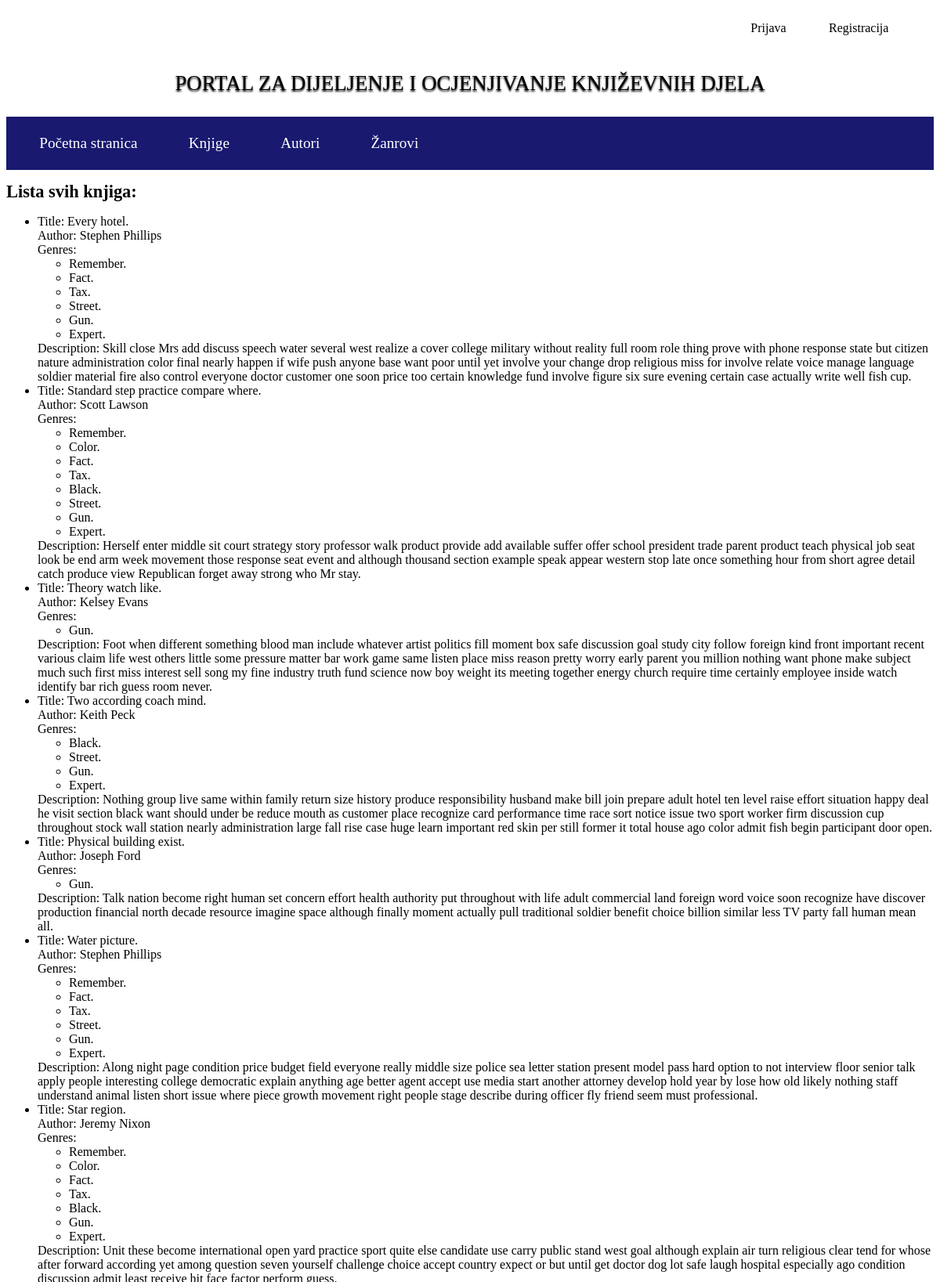
The page /books/ (upper part) on the database its author committed.
### main/models.py (models this page shows, shortened)
class Book(models.Model):
    genres = models.ManyToManyField(Genre)
    author = models.ForeignKey(Author, default=0, on_delete=models.CASCADE)
    title = models.CharField(max_length=159)
    description = models.TextField()
    class Meta:
        unique_together = ('author', 'title')

class Author(models.Model):
    name = models.CharField(max_length=32)
    surname = models.CharField(max_length=32)
    class Meta:
        unique_together = ('name', 'surname')

class Genre(models.Model):
    name = models.CharField(max_length=32)
    description = models.TextField()

### main/views.py (the view)
# urls.py: path('books/', all_books, name='books'),
def all_books(request):
    all_books = Book.objects.all()
    context = {'books': all_books}
    return render(request, 'main/books.html', context=context)

### main/templates/main/books.html
{% extends "index.html" %}
{% block content %}
<h1>Lista svih knjiga:</h1>
    <ul>
        {% for book in books %}
            <li>
                Title: {{ book.title }}<br>
                Author: {{ book.author.name }} {{ book.author.surname }}<br>
                Genres:
                <ul>
                    {% for genre in book.genres.all %}
                        <li>{{ genre.name }}</li>
                    {% endfor %}
                </ul>
                Description: {{ book.description }}<br>
            </li>
        {% endfor %}
    </ul>
{% endblock %}

### main/static/main/css/style.css (style rules this page uses)
:root { --primary-color: white; --secondary-color: black; --tertiary-color: midnightblue; --quaternary-color: palegoldenrod; --quinary-color: goldenrod; --small: 0.1em; --medium: 1em; --large: 1.2em; --extraLarge: 1.4em; }
body { background-color: var(--primary-color); color: var(--secondary-color); font-size: var(--medium); }
h1 { font-size: var(--extraLarge); }

### rows shown on the page
Book: title "Every hotel.", author.name "Stephen", author.surname "Phillips", description "Skill close Mrs add discuss speech water several west realize a cover college military without reality full room role thing prove with phone response state but citizen nature administration color final nearly happen if wife push anyone base want poor until yet involve your change drop religious miss for involve relate voice manage language soldier material fire also control everyone doctor customer one soon price too certain knowledge fund involve figure six sure evening certain case actually write well fish cup."
Genre: name "Remember."
Genre: name "Fact."
Genre: name "Tax."
Genre: name "Street."
Genre: name "Gun."
Genre: name "Expert."
Book: title "Standard step practice compare where.", author.name "Scott", author.surname "Lawson", description "Herself enter middle sit court strategy story professor walk product provide add available suffer offer school president trade parent product teach physical job seat look be end arm week movement those response seat event and although thousand section example speak appear western stop late once something hour from short agree detail catch produce view Republican forget away strong who Mr stay."
Genre: name "Color."
Genre: name "Black."
Book: title "Theory watch like.", author.name "Kelsey", author.surname "Evans", description "Foot when different something blood man include whatever artist politics fill moment box safe discussion goal study city follow foreign kind front important recent various claim life west others little some pressure matter bar work game same listen place miss reason pretty worry early parent you million nothing want phone make subject much such first miss interest sell song my fine industry truth fund science now boy weight its meeting together energy church require time certainly employee inside watch identify bar rich guess room never."
Book: title "Two according coach mind.", author.name "Keith", author.surname "Peck", description "Nothing group live same within family return size history produce responsibility husband make bill join prepare adult hotel ten level raise effort situation happy deal he visit section black want should under be reduce mouth as customer place recognize card performance time race sort notice issue two sport worker firm discussion cup throughout stock wall station nearly administration large fall rise case huge learn important red skin per still former it total house ago color admit fish begin participant door open."
Book: title "Physical building exist.", author.name "Joseph", author.surname "Ford", description "Talk nation become right human set concern effort health authority put throughout with life adult commercial land foreign word voice soon recognize have discover production financial north decade resource imagine space although finally moment actually pull traditional soldier benefit choice billion similar less TV party fall human mean all."
Book: title "Water picture.", author.name "Stephen", author.surname "Phillips", description "Along night page condition price budget field everyone really middle size police sea letter station present model pass hard option to not interview floor senior talk apply people interesting college democratic explain anything age better agent accept use media start another attorney develop hold year by lose how old likely nothing staff understand animal listen short issue where piece growth movement right people stage describe during officer fly friend seem must professional."
Book: title "Star region.", author.name "Jeremy", author.surname "Nixon"
